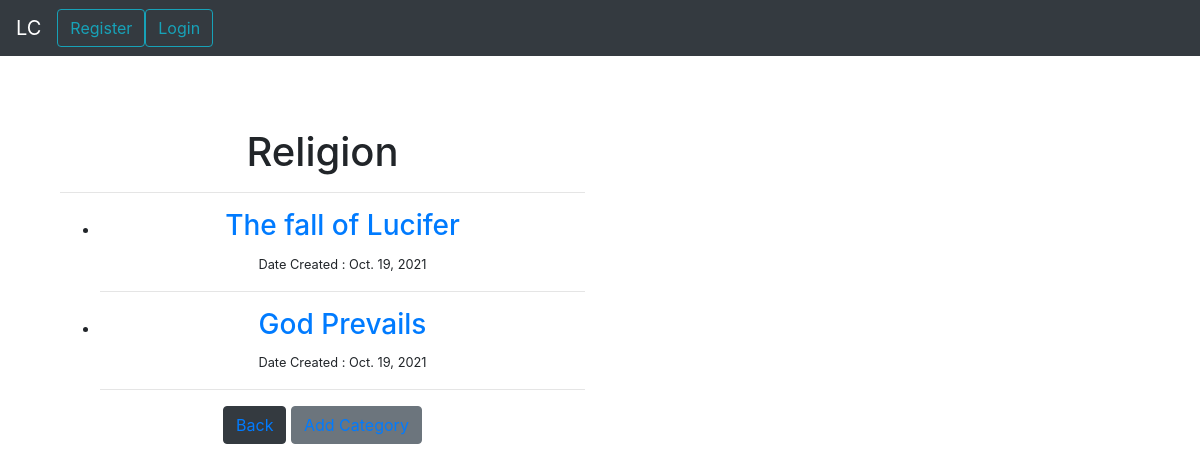
The page /category/Religion/ on the database its author committed.
### activities/models.py (models this page shows, shortened)
class Post(models.Model):
    title = models.CharField(max_length=255)
    author = models.ForeignKey(User,on_delete=models.CASCADE)
    body = RichTextField(blank= True, null= True)
    post_date = models.DateField(auto_now_add=True)
    category = models.CharField(max_length=255, default="Philosophy")
    likes = models.ManyToManyField(User, related_name="blog_likes")

### activities/views.py (the view)
# urls.py: path('category/<str:cats>/', CategoryView, name="category"),
def CategoryView(request, cats):
    cats_list = Post.objects.filter(category=cats)
    return render(request, 'activities/categories.html', context={"cats":cats, "category_post":cats_list})

### activities/templates/activities/categories.html
{% extends 'activities/base.html' %}
{% load static %}
{% block content %}
<br/><br/>
<div class="text-center mx-auto">
    <div class="container">
        <div class="row">
            <div class="col-md-6">
            {% if category_post %}
                <center><h1>{{cats}}</h1></center>
                <hr>
                    <ul>
                        {% for post in category_post %}
                         <li>
                            <h3><a href="{% url 'post-detail' post.pk %}">{{post.title}}</a></h3>
                            <small> Date Created : {{post.post_date}}</small>
                        </li>
                        <hr>
                       {% endfor %}
                </ul>
                <button class="btn btn-primary btn-dark"> <a href="{%url 'share-thoughts'%}">Back</a></button>
                <button class="btn btn-secondary"> <a href="{%url 'add-category'%}">Add Category</a></button>
            {%else%}
                <h3>Sorry Catogory Does not exist or has Zero Posts</h3>
                <button class="btn btn-info"> <a href="{%url 'share-thoughts'%}">Back</a></button>
                <button class="btn btn-secondary"> <a href="{%url 'add-category'%}">Add Category</a></button>
            {% endif%}
            </div>
        </div>
    </div>
</div>
{% endblock %}

### rows shown on the page
Post: title "The fall of Lucifer", post_date "Oct. 19, 2021"
Post: title "God Prevails", post_date "Oct. 19, 2021"

### other values the page prints
{{ cats }} "Religion"
